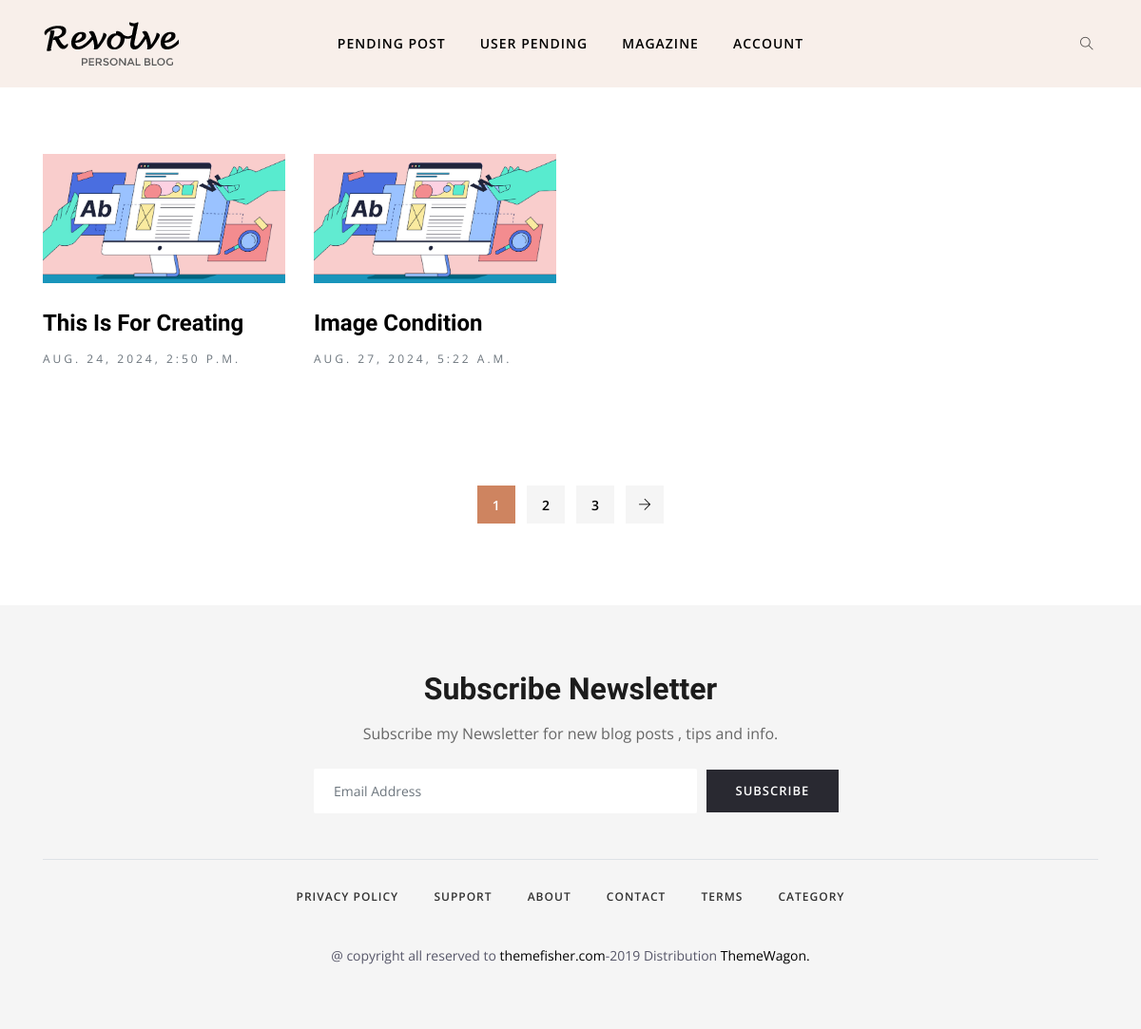
/pending, run on an earlier commit of the app's database.
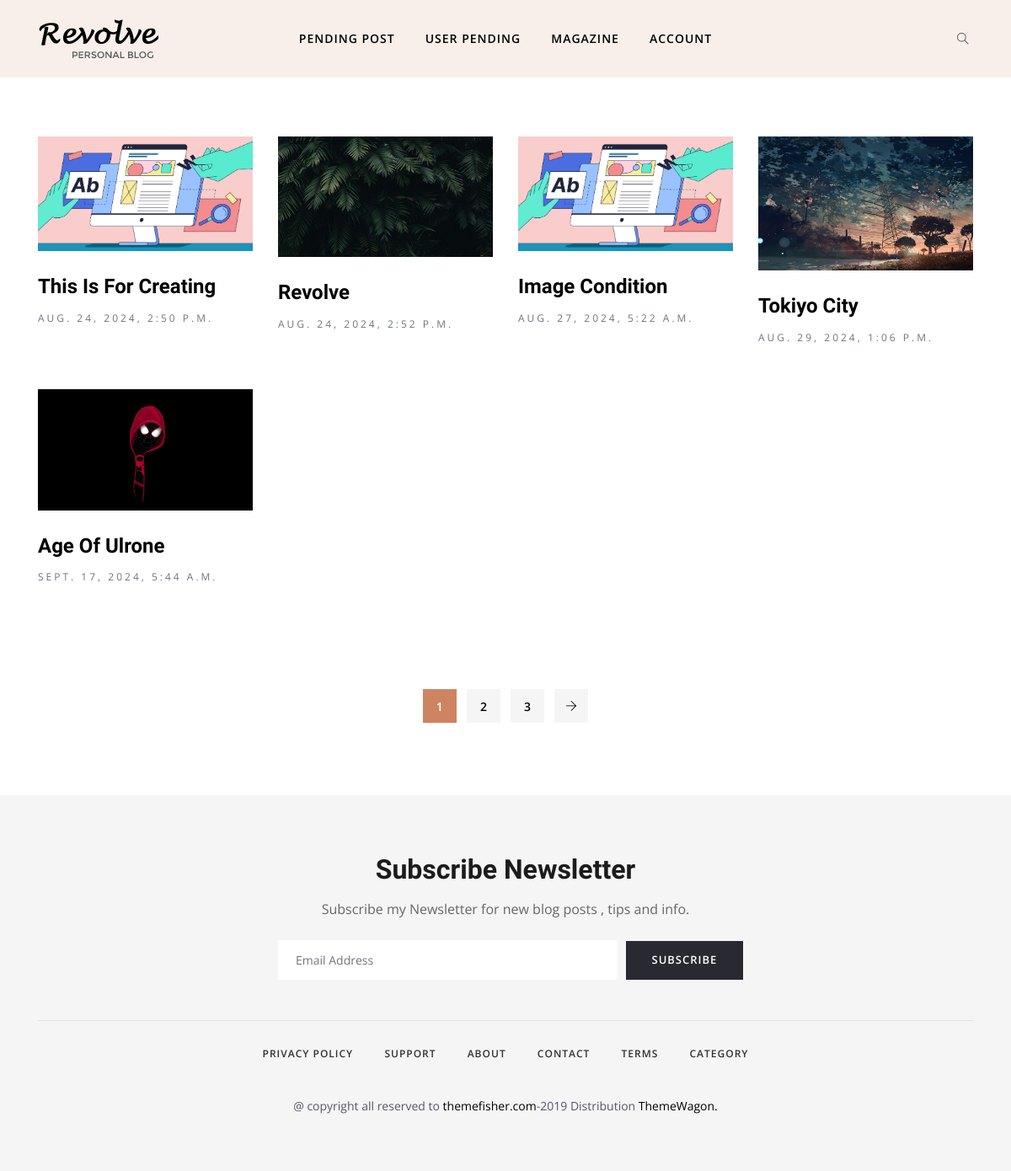
And on a later commit of the database.
### posts/models.py (models this page shows, shortened)
class post(models.Model):
    STATUS_CHOICES = [
        ('Pending', 'Pending'),
        ('Approved', 'Approved'),
        ('Rejected', 'Rejected'),
    ]
    id = models.AutoField(primary_key=True)
    user = models.ForeignKey('register.Profile', on_delete=models.CASCADE)
    title = models.CharField(max_length=50)
    content = models.TextField()
    blog_picture = models.ImageField(upload_to='blog_pictures/')
    created_at = models.DateTimeField(auto_now_add=True)
    like = models.PositiveIntegerField(default=0)
    status = models.CharField(max_length=10, choices=STATUS_CHOICES, default='Pending')
    admin_comment = models.TextField(blank=True, null=True)

### super/views.py (the view)
# urls.py: path('pending',views.pending,name = "pending"),
def pending(request):
    ch = request.user
    prf = Profile.objects.all()
    pst = post.objects.filter(status='Pending')
    return render(request,'pending_post.html',{'key':pst})

### templates/pending_post.html (shortened to what the changed rows need)
{% load static %}
<!DOCTYPE html>
<html lang="en">
<head>
	<link rel="stylesheet" href={% static "plugins/bootstrap/css/bootstrap.min.css"  %}>
	<link rel="stylesheet" href={% static "plugins/themify/css/themify-icons.css" %}>
	<link rel="stylesheet" href={% static "plugins/slick-carousel/slick-theme.css" %}>
	<link rel="stylesheet" href={% static "plugins/slick-carousel/slick.css" %}>
	<link rel="stylesheet" href={% static "plugins/owl-carousel/owl.carousel.min.css"  %}>
	<link rel="stylesheet" href={% static "plugins/owl-carousel/owl.theme.default.min.css"  %}>
	<link rel="stylesheet" href={% static "plugins/magnific-popup/magnific-popup.css"  %}>
	<link rel="stylesheet" href={% static "css/style.css"  %}>
</head>
<body>
	<section class="section-padding">
		<div class="container">
			<div class="row">
				<div class="col-lg-12 col-md-12 col-sm-12 col-xs-12">
					<div class="row">
						{% for item in key %}
						<div class="col-lg-3 col-md-6">
							<article class="post-grid mb-5">
								<a class="post-thumb mb-4 d-block" href={% url 'single' item.id %}>
									<img src={{ item.blog_picture.url }} alt="" class="img-fluid w-100">
								<h3 class="post-title mt-1"><a href={% url 'single' item.id %}>{{ item.title }}</a></h3>
								<span class="text-muted letter-spacing text-uppercase font-sm">{{ item.created_at}}</span>
							</article>
						</div>
						{% endfor %}
					</div>
				</div>
			</div>
		</div>
	</section>
	<section class="footer-2 section-padding gray-bg pb-5">
		<div class="container">
			<div class="row justify-content-center">
				<div class="col-lg-6">
					<div class="subscribe-footer text-center">
						<div class="form-group mb-0">
							<h2 class="mb-3">Subscribe Newsletter</h2>
						</div>
					</div>
				</div>
			</div>
		</div>
	</section>
</body>
</html>

What changed in the data, as far as the page shows it:
now on this page (row edited): post: blog_picture (picture), title "Revolve", created_at "AUG. 24, 2024, 2:52 P.M."
now on this page (row edited): post: blog_picture (picture), title "Tokiyo City", created_at "AUG. 29, 2024, 1:06 P.M."
now on this page (row edited): post: blog_picture (picture), title "Age Of Ulrone", created_at "SEPT. 17, 2024, 5:44 A.M."
